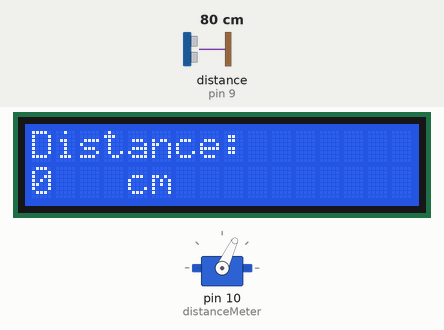
Recording of a sketch running on a simulated Arduino Uno, built with avr-gcc and run on an emulated ATmega328P. Parts: servo, 16×2 character LCD. The inputs (shaded band) are chosen by the test bench; at power-on: distance to the obstacle (sensor on pin 9) 80 cm. The echo pulse lasts 58.3 µs per cm; what the sketch prints to the serial monitor is not drawn.

Above: at 1.4 s.
1.5 s: distance to the obstacle (sensor on pin 9) set to 55 cm
3.0 s: distance to the obstacle (sensor on pin 9) set to 50 cm
At 3.66 s:
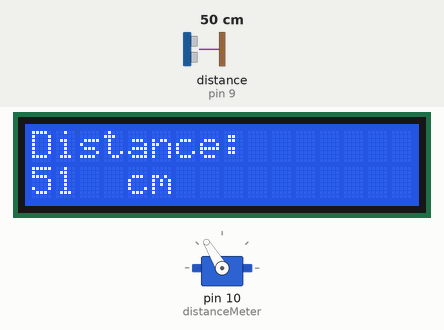
At 4.6 s:
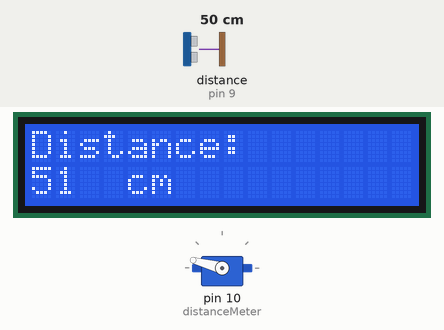
5.4 s: distance to the obstacle (sensor on pin 9) set to 9 cm
At 6.8 s:
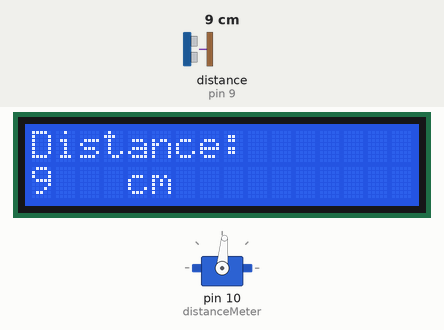
Timing chart, 0 to 8.4 s (numbered marks = the images above; inputs shaded):
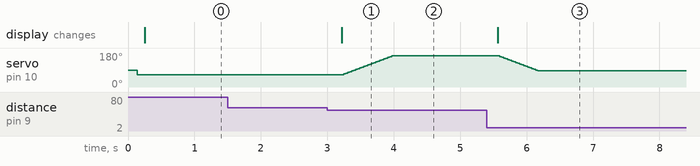

Measured:
- the behaviour switches between 51 and 50 cm on distance to the obstacle (sensor on pin 9) (found by bisection; images 0 and 1)
- after the input at 1.5 s, every drawn part: stays the same
- after the input at 3.0 s, servo on pin 10 (distanceMeter): moves from 65° to 165° over 0.72 s, starting after 0.25 s; the display: changes after 0.22 s (image 1)
- after the input at 5.4 s, servo on pin 10 (distanceMeter): moves from 165° to 85° over 0.57 s, starting after 0.19 s; the display: changes after 0.16 s (image 3)

The sketch:

Distance_Measurement.ino
```cpp
#include <Servo.h>
#include <NewPing.h>
#include <LiquidCrystal_I2C.h>


#define TRIGGER_PIN  8
#define ECHO_PIN     9
#define MAX_DISTANCE 50

Servo distanceMeter;
NewPing sonar(TRIGGER_PIN, ECHO_PIN, MAX_DISTANCE);
LiquidCrystal_I2C lcd(0x27,16,2); // set the LCD address to 0x27 for a 16 chars and 2 line display

int tempPin = 0;
int pos = 0;
int pos_offset = 65; //65 is upright, //165 is 90 degree angle. change in value is 100!

void setup()
{
  distanceMeter.attach(10);
  Serial.begin(115200);

  lcd.init(); // initialize the lcd
  lcd.init();
  // Print a message to the LCD.
  lcd.backlight();
  lcd.setCursor(0, 0);
  lcd.print("Distance:");

  distanceMeter.write(pos + pos_offset);
  delay(100);
}
void loop() {
  Serial.print("Ping: ");
  int sensorPing = sonar.ping_cm();

  Serial.print(sensorPing); // Send ping, get distance in cm and print result (0 = outside set distance range)
  Serial.println("cm");

  lcd.setCursor(0, 1);
  lcd.print("    cm");
  lcd.setCursor(0,1);
  lcd.print(sensorPing);

  if(sensorPing > pos){
    for(int i = pos; i < sensorPing; i++){
      pos = i;
      distanceMeter.write(2*i + pos_offset);
      delay(15);
    }
  }else if (sensorPing < pos){
    for(int i = pos; i > sensorPing; i--){
      pos = i;
      distanceMeter.write(2*i + pos_offset);
      delay(15);
    }

  }
  delay(200);

}
```
